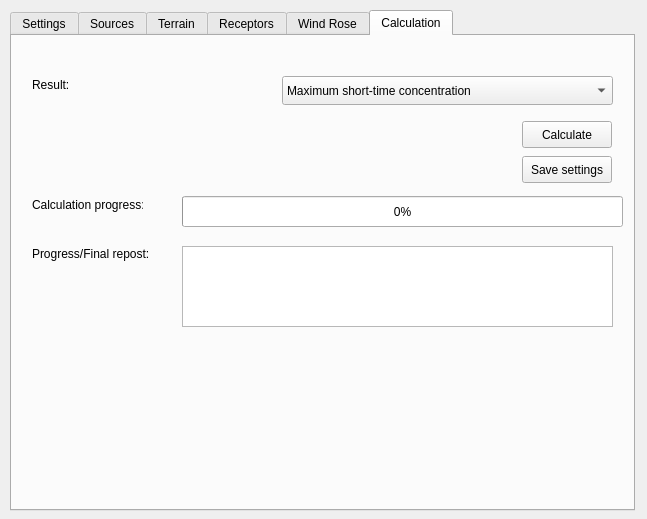
<?xml version="1.0" encoding="UTF-8"?>
<ui version="4.0">
 <class>MainDialogBase</class>
 <widget class="QDialog" name="MainDialogBase">
  <property name="geometry">
   <rect>
    <x>0</x>
    <y>0</y>
    <width>647</width>
    <height>519</height>
   </rect>
  </property>
  <property name="windowTitle">
   <string>Open Symos</string>
  </property>
  <widget class="QTabWidget" name="tabSYMOS">
   <property name="geometry">
    <rect>
     <x>10</x>
     <y>10</y>
     <width>625</width>
     <height>501</height>
    </rect>
   </property>
   <property name="currentIndex">
    <number>5</number>
   </property>
   <widget class="QWidget" name="tabSettings">
    <attribute name="title">
     <string>Settings</string>
    </attribute>
    <widget class="QComboBox" name="cmbPollution">
     <property name="geometry">
      <rect>
       <x>430</x>
       <y>20</y>
       <width>160</width>
       <height>21</height>
      </rect>
     </property>
     <item>
      <property name="text">
       <string>Hydrogen sulfide (H2S)</string>
      </property>
     </item>
     <item>
      <property name="text">
       <string>Hydrogen chloride (HCl)</string>
      </property>
     </item>
     <item>
      <property name="text">
       <string>Hydrogen peroxide (H2O2)</string>
      </property>
     </item>
     <item>
      <property name="text">
       <string>Dimethyl sulfide (C2H6S)</string>
      </property>
     </item>
     <item>
      <property name="text">
       <string>Sulfur dioxide (SO2)</string>
      </property>
     </item>
     <item>
      <property name="text">
       <string>Nitric oxide (NO)</string>
      </property>
     </item>
     <item>
      <property name="text">
       <string>Nitrogen dioxide (NO2)</string>
      </property>
     </item>
     <item>
      <property name="text">
       <string>Amonia (NH3)</string>
      </property>
     </item>
     <item>
      <property name="text">
       <string>Carbon disulfide (CS2)</string>
      </property>
     </item>
     <item>
      <property name="text">
       <string>Formaldehyde (CH2O)</string>
      </property>
     </item>
     <item>
      <property name="text">
       <string>Nitrous oxide (N2O)</string>
      </property>
     </item>
     <item>
      <property name="text">
       <string>Carbon monoxide (CO)</string>
      </property>
     </item>
     <item>
      <property name="text">
       <string>Carbon dioxide (CO2)</string>
      </property>
     </item>
     <item>
      <property name="text">
       <string>Metane (CH4)</string>
      </property>
     </item>
     <item>
      <property name="text">
       <string>Higher hydrocarbons</string>
      </property>
     </item>
     <item>
      <property name="text">
       <string>Methyl chloride (CH3Cl)</string>
      </property>
     </item>
     <item>
      <property name="text">
       <string>Carbonyl sulphide (COS)</string>
      </property>
     </item>
     <item>
      <property name="text">
       <string>Dust (PM10????)</string>
      </property>
     </item>
    </widget>
    <widget class="QLabel" name="lblPollution">
     <property name="geometry">
      <rect>
       <x>30</x>
       <y>20</y>
       <width>65</width>
       <height>17</height>
      </rect>
     </property>
     <property name="text">
      <string>Pollution:</string>
     </property>
    </widget>
    <widget class="QLineEdit" name="txtLimit">
     <property name="geometry">
      <rect>
       <x>490</x>
       <y>50</y>
       <width>101</width>
       <height>21</height>
      </rect>
     </property>
     <property name="text">
      <string>0</string>
     </property>
    </widget>
    <widget class="QLabel" name="lblLimit">
     <property name="geometry">
      <rect>
       <x>30</x>
       <y>50</y>
       <width>81</width>
       <height>17</height>
      </rect>
     </property>
     <property name="text">
      <string>Limit (ug/m3):</string>
     </property>
    </widget>
    <widget class="QLabel" name="lblAlertCRC">
     <property name="geometry">
      <rect>
       <x>30</x>
       <y>180</y>
       <width>431</width>
       <height>61</height>
      </rect>
     </property>
     <property name="text">
      <string>All source data must use the same coordinate system!</string>
     </property>
    </widget>
    <widget class="QLabel" name="lblDescription">
     <property name="geometry">
      <rect>
       <x>30</x>
       <y>110</y>
       <width>71</width>
       <height>21</height>
      </rect>
     </property>
     <property name="text">
      <string>Descritoin:</string>
     </property>
    </widget>
    <widget class="QTextEdit" name="txtDescription">
     <property name="geometry">
      <rect>
       <x>290</x>
       <y>110</y>
       <width>301</width>
       <height>61</height>
      </rect>
     </property>
    </widget>
    <widget class="QLabel" name="lblWorkspace">
     <property name="geometry">
      <rect>
       <x>30</x>
       <y>80</y>
       <width>231</width>
       <height>16</height>
      </rect>
     </property>
     <property name="text">
      <string>Working directory (for immediate results):</string>
     </property>
    </widget>
    <widget class="QPushButton" name="btnWorkSpace">
     <property name="geometry">
      <rect>
       <x>570</x>
       <y>80</y>
       <width>21</width>
       <height>21</height>
      </rect>
     </property>
     <property name="text">
      <string>...</string>
     </property>
    </widget>
    <widget class="QPushButton" name="btnReadSettings">
     <property name="geometry">
      <rect>
       <x>500</x>
       <y>200</y>
       <width>95</width>
       <height>27</height>
      </rect>
     </property>
     <property name="text">
      <string>Read settings</string>
     </property>
    </widget>
   </widget>
   <widget class="QWidget" name="tabSources">
    <attribute name="title">
     <string>Sources</string>
    </attribute>
    <widget class="QTabWidget" name="tabPointSource">
     <property name="enabled">
      <bool>true</bool>
     </property>
     <property name="geometry">
      <rect>
       <x>0</x>
       <y>0</y>
       <width>621</width>
       <height>461</height>
      </rect>
     </property>
     <property name="currentIndex">
      <number>0</number>
     </property>
     <widget class="QWidget" name="tabpointSource">
      <attribute name="title">
       <string>Point source</string>
      </attribute>
      <widget class="QGroupBox" name="gboxImportPointSource">
       <property name="geometry">
        <rect>
         <x>30</x>
         <y>10</y>
         <width>561</width>
         <height>321</height>
        </rect>
       </property>
       <property name="title">
        <string>Import from layer</string>
       </property>
       <widget class="QgsFieldComboBox" name="mFieldComboBoxIdPointSource">
        <property name="enabled">
         <bool>false</bool>
        </property>
        <property name="geometry">
         <rect>
          <x>370</x>
          <y>60</y>
          <width>160</width>
          <height>21</height>
         </rect>
        </property>
       </widget>
       <widget class="QgsFieldComboBox" name="mFieldComboBoxUsingPerYear">
        <property name="enabled">
         <bool>false</bool>
        </property>
        <property name="geometry">
         <rect>
          <x>370</x>
          <y>250</y>
          <width>160</width>
          <height>21</height>
         </rect>
        </property>
       </widget>
       <widget class="QgsFieldComboBox" name="mFieldComboBoxUsingPerDay">
        <property name="enabled">
         <bool>false</bool>
        </property>
        <property name="geometry">
         <rect>
          <x>370</x>
          <y>280</y>
          <width>160</width>
          <height>21</height>
         </rect>
        </property>
       </widget>
       <widget class="QgsFieldComboBox" name="mFieldComboBoxChimneyHeight">
        <property name="enabled">
         <bool>false</bool>
        </property>
        <property name="geometry">
         <rect>
          <x>370</x>
          <y>115</y>
          <width>160</width>
          <height>20</height>
         </rect>
        </property>
       </widget>
       <widget class="QgsFieldComboBox" name="mFieldComboBoxGasVolume">
        <property name="enabled">
         <bool>false</bool>
        </property>
        <property name="geometry">
         <rect>
          <x>370</x>
          <y>141</y>
          <width>160</width>
          <height>20</height>
         </rect>
        </property>
       </widget>
       <widget class="QgsFieldComboBox" name="mFieldComboBoxGasTemperature">
        <property name="enabled">
         <bool>false</bool>
        </property>
        <property name="geometry">
         <rect>
          <x>370</x>
          <y>167</y>
          <width>160</width>
          <height>20</height>
         </rect>
        </property>
       </widget>
       <widget class="QgsFieldComboBox" name="mFieldComboBoxChimneyDiameter">
        <property name="enabled">
         <bool>false</bool>
        </property>
        <property name="geometry">
         <rect>
          <x>370</x>
          <y>193</y>
          <width>160</width>
          <height>20</height>
         </rect>
        </property>
       </widget>
       <widget class="QgsFieldComboBox" name="mFieldComboBoxGasVelocity">
        <property name="enabled">
         <bool>false</bool>
        </property>
        <property name="geometry">
         <rect>
          <x>370</x>
          <y>220</y>
          <width>160</width>
          <height>20</height>
         </rect>
        </property>
       </widget>
       <widget class="QgsFieldComboBox" name="mFieldComboBoxPointSourceEmission">
        <property name="enabled">
         <bool>false</bool>
        </property>
        <property name="geometry">
         <rect>
          <x>370</x>
          <y>88</y>
          <width>160</width>
          <height>20</height>
         </rect>
        </property>
       </widget>
       <widget class="QgsMapLayerComboBox" name="mMapLayerComboBoxPointSource">
        <property name="geometry">
         <rect>
          <x>350</x>
          <y>30</y>
          <width>180</width>
          <height>22</height>
         </rect>
        </property>
       </widget>
       <widget class="QSplitter" name="splitter">
        <property name="geometry">
         <rect>
          <x>30</x>
          <y>30</y>
          <width>207</width>
          <height>271</height>
         </rect>
        </property>
        <property name="orientation">
         <enum>Qt::Vertical</enum>
        </property>
        <widget class="QLabel" name="lblPointSourceLayer">
         <property name="text">
          <string>Source (points) layer: </string>
         </property>
        </widget>
        <widget class="QLabel" name="lblIdPointSource">
         <property name="text">
          <string>Source ID:</string>
         </property>
        </widget>
        <widget class="QLabel" name="lblPointSourceEmission">
         <property name="text">
          <string>Emission amout (g/s) field:</string>
         </property>
        </widget>
        <widget class="QLabel" name="lblChimneyHeight">
         <property name="text">
          <string>Chimney height above terrain (m) field:</string>
         </property>
        </widget>
        <widget class="QLabel" name="lblGasVolume">
         <property name="text">
          <string>Flue gas volume (m3/s) field:</string>
         </property>
        </widget>
        <widget class="QLabel" name="lblGasTemperature">
         <property name="text">
          <string>Temperature of flue gas (°C) field:</string>
         </property>
        </widget>
        <widget class="QLabel" name="lblChimneyDiameter">
         <property name="text">
          <string>Internal diameter of the chymney (m) field:</string>
         </property>
        </widget>
        <widget class="QLabel" name="lblGasVelocity">
         <property name="text">
          <string>Flue gas (exit) velocity (m/s) field:</string>
         </property>
        </widget>
        <widget class="QLabel" name="label">
         <property name="text">
          <string>Percentage of using durig year (0-100%):</string>
         </property>
        </widget>
        <widget class="QLabel" name="lblUsingDay">
         <property name="text">
          <string>Range of using during day (0-24hours):</string>
         </property>
        </widget>
       </widget>
      </widget>
      <widget class="QGroupBox" name="gboxImportPointSourceXML">
       <property name="enabled">
        <bool>false</bool>
       </property>
       <property name="geometry">
        <rect>
         <x>30</x>
         <y>340</y>
         <width>561</width>
         <height>71</height>
        </rect>
       </property>
       <property name="title">
        <string>Import from XML file</string>
       </property>
       <widget class="QLabel" name="lblSelectXMLPointSource">
        <property name="geometry">
         <rect>
          <x>20</x>
          <y>30</y>
          <width>101</width>
          <height>17</height>
         </rect>
        </property>
        <property name="text">
         <string>Select file:</string>
        </property>
       </widget>
       <widget class="QLineEdit" name="txtXMLPointSource">
        <property name="geometry">
         <rect>
          <x>320</x>
          <y>30</y>
          <width>171</width>
          <height>21</height>
         </rect>
        </property>
       </widget>
       <widget class="QPushButton" name="btnSelectXMLPointSource">
        <property name="geometry">
         <rect>
          <x>500</x>
          <y>30</y>
          <width>31</width>
          <height>21</height>
         </rect>
        </property>
        <property name="text">
         <string>...</string>
        </property>
       </widget>
      </widget>
      <widget class="QRadioButton" name="rbtnImportPointSource">
       <property name="geometry">
        <rect>
         <x>10</x>
         <y>10</y>
         <width>16</width>
         <height>17</height>
        </rect>
       </property>
       <property name="text">
        <string>RadioButton</string>
       </property>
       <property name="checked">
        <bool>true</bool>
       </property>
      </widget>
      <widget class="QRadioButton" name="rbtnImportPointSourceXML">
       <property name="geometry">
        <rect>
         <x>10</x>
         <y>340</y>
         <width>16</width>
         <height>16</height>
        </rect>
       </property>
       <property name="text">
        <string>RadioButton</string>
       </property>
      </widget>
      <zorder>gboxImportPointSourceXML</zorder>
      <zorder>gboxImportPointSource</zorder>
      <zorder>rbtnImportPointSource</zorder>
      <zorder>rbtnImportPointSourceXML</zorder>
     </widget>
     <widget class="QWidget" name="tabLineSource">
      <attribute name="title">
       <string>Line source</string>
      </attribute>
     </widget>
     <widget class="QWidget" name="tabPolygonSource">
      <attribute name="title">
       <string>Polygon source</string>
      </attribute>
     </widget>
    </widget>
   </widget>
   <widget class="QWidget" name="tabTerrain">
    <attribute name="title">
     <string>Terrain</string>
    </attribute>
    <widget class="QRadioButton" name="rbtnImportTerrain">
     <property name="geometry">
      <rect>
       <x>10</x>
       <y>10</y>
       <width>16</width>
       <height>17</height>
      </rect>
     </property>
     <property name="text">
      <string>RadioButton</string>
     </property>
     <property name="checked">
      <bool>true</bool>
     </property>
    </widget>
    <widget class="QGroupBox" name="gboxImportTerrain">
     <property name="geometry">
      <rect>
       <x>30</x>
       <y>10</y>
       <width>561</width>
       <height>61</height>
      </rect>
     </property>
     <property name="title">
      <string>Import from raster file</string>
     </property>
     <widget class="QLabel" name="lblImportTerrain">
      <property name="geometry">
       <rect>
        <x>20</x>
        <y>30</y>
        <width>161</width>
        <height>17</height>
       </rect>
      </property>
      <property name="text">
       <string>Select file:</string>
      </property>
     </widget>
     <widget class="QgsMapLayerComboBox" name="mMapLayerComboBoxTerrain">
      <property name="geometry">
       <rect>
        <x>370</x>
        <y>30</y>
        <width>160</width>
        <height>21</height>
       </rect>
      </property>
     </widget>
    </widget>
    <widget class="QRadioButton" name="rbtnGenerateFlatTerrain">
     <property name="geometry">
      <rect>
       <x>10</x>
       <y>80</y>
       <width>16</width>
       <height>17</height>
      </rect>
     </property>
     <property name="text">
      <string>RadioButton</string>
     </property>
    </widget>
    <widget class="QGroupBox" name="gboxGenerateFlatTerrain">
     <property name="enabled">
      <bool>false</bool>
     </property>
     <property name="geometry">
      <rect>
       <x>30</x>
       <y>80</y>
       <width>561</width>
       <height>101</height>
      </rect>
     </property>
     <property name="title">
      <string>Generate flat terrain with fixed elevation</string>
     </property>
     <widget class="QLineEdit" name="txtTerrainFixedElevation">
      <property name="geometry">
       <rect>
        <x>370</x>
        <y>30</y>
        <width>160</width>
        <height>21</height>
       </rect>
      </property>
      <property name="text">
       <string>250</string>
      </property>
     </widget>
     <widget class="QLabel" name="lblTerrainFixElevation">
      <property name="geometry">
       <rect>
        <x>20</x>
        <y>30</y>
        <width>91</width>
        <height>17</height>
       </rect>
      </property>
      <property name="text">
       <string>Elevation (m):</string>
      </property>
     </widget>
     <widget class="QLabel" name="lblExtendForFlatTerrain">
      <property name="geometry">
       <rect>
        <x>20</x>
        <y>60</y>
        <width>151</width>
        <height>16</height>
       </rect>
      </property>
      <property name="text">
       <string>Extend according the layer:</string>
      </property>
     </widget>
     <widget class="QgsMapLayerComboBox" name="mMapLayerComboBoxExtendForFlatTerrain">
      <property name="geometry">
       <rect>
        <x>370</x>
        <y>60</y>
        <width>160</width>
        <height>21</height>
       </rect>
      </property>
     </widget>
    </widget>
    <zorder>gboxImportTerrain</zorder>
    <zorder>rbtnImportTerrain</zorder>
    <zorder>rbtnGenerateFlatTerrain</zorder>
    <zorder>gboxGenerateFlatTerrain</zorder>
   </widget>
   <widget class="QWidget" name="tabReceptors">
    <attribute name="title">
     <string>Receptors</string>
    </attribute>
    <widget class="QCheckBox" name="chckGenerateReggularReceptorNet">
     <property name="geometry">
      <rect>
       <x>10</x>
       <y>10</y>
       <width>16</width>
       <height>17</height>
      </rect>
     </property>
     <property name="text">
      <string>CheckBox</string>
     </property>
     <property name="checked">
      <bool>true</bool>
     </property>
    </widget>
    <widget class="QGroupBox" name="groupBox">
     <property name="geometry">
      <rect>
       <x>30</x>
       <y>10</y>
       <width>571</width>
       <height>121</height>
      </rect>
     </property>
     <property name="title">
      <string>Genetrate reggular receptors</string>
     </property>
     <widget class="QLabel" name="lblReceptorsExtent">
      <property name="geometry">
       <rect>
        <x>20</x>
        <y>30</y>
        <width>161</width>
        <height>17</height>
       </rect>
      </property>
      <property name="text">
       <string>Extent according to  layer:</string>
      </property>
     </widget>
     <widget class="QgsMapLayerComboBox" name="mMapLayerComboBoxReceptorsExtentLayer">
      <property name="geometry">
       <rect>
        <x>300</x>
        <y>30</y>
        <width>160</width>
        <height>21</height>
       </rect>
      </property>
     </widget>
     <widget class="QLineEdit" name="txtReceptorHeigth">
      <property name="geometry">
       <rect>
        <x>300</x>
        <y>90</y>
        <width>160</width>
        <height>21</height>
       </rect>
      </property>
      <property name="text">
       <string>0</string>
      </property>
     </widget>
     <widget class="QLabel" name="lblReceptorHeight">
      <property name="geometry">
       <rect>
        <x>20</x>
        <y>90</y>
        <width>191</width>
        <height>17</height>
       </rect>
      </property>
      <property name="text">
       <string>Height above terrain (m):</string>
      </property>
     </widget>
     <widget class="QLineEdit" name="txtReceptorsSpacing">
      <property name="geometry">
       <rect>
        <x>300</x>
        <y>60</y>
        <width>160</width>
        <height>21</height>
       </rect>
      </property>
     </widget>
     <widget class="QLabel" name="lblReceptorSpacing">
      <property name="geometry">
       <rect>
        <x>20</x>
        <y>60</y>
        <width>121</width>
        <height>16</height>
       </rect>
      </property>
      <property name="text">
       <string>Point spacing (m):</string>
      </property>
     </widget>
     <widget class="QPushButton" name="btnReceptorGenerateRegullar">
      <property name="geometry">
       <rect>
        <x>480</x>
        <y>30</y>
        <width>75</width>
        <height>23</height>
       </rect>
      </property>
      <property name="text">
       <string>Generate</string>
      </property>
     </widget>
    </widget>
    <widget class="QCheckBox" name="chckGenerateReceptorsAround">
     <property name="geometry">
      <rect>
       <x>10</x>
       <y>260</y>
       <width>16</width>
       <height>17</height>
      </rect>
     </property>
     <property name="text">
      <string>CheckBox</string>
     </property>
    </widget>
    <widget class="QGroupBox" name="groupBox_2">
     <property name="geometry">
      <rect>
       <x>30</x>
       <y>260</y>
       <width>571</width>
       <height>151</height>
      </rect>
     </property>
     <property name="title">
      <string>Generate receptors aroud features</string>
     </property>
     <widget class="QLabel" name="lblLayerForReceptorsAround">
      <property name="geometry">
       <rect>
        <x>30</x>
        <y>30</y>
        <width>141</width>
        <height>16</height>
       </rect>
      </property>
      <property name="text">
       <string>Select layer with features:</string>
      </property>
     </widget>
     <widget class="QgsMapLayerComboBox" name="mMapLayerComboBoxLayerForReceptorsAround">
      <property name="geometry">
       <rect>
        <x>300</x>
        <y>30</y>
        <width>160</width>
        <height>21</height>
       </rect>
      </property>
     </widget>
     <widget class="QLabel" name="lblDistanceReceptorsFromFeatures">
      <property name="geometry">
       <rect>
        <x>30</x>
        <y>60</y>
        <width>141</width>
        <height>16</height>
       </rect>
      </property>
      <property name="text">
       <string>Distance from Features (m):</string>
      </property>
     </widget>
     <widget class="QLineEdit" name="txtDistanceReceptorsFromFeatures">
      <property name="geometry">
       <rect>
        <x>300</x>
        <y>60</y>
        <width>160</width>
        <height>21</height>
       </rect>
      </property>
     </widget>
     <widget class="QLabel" name="lblReceptorsSpacingAround">
      <property name="geometry">
       <rect>
        <x>30</x>
        <y>90</y>
        <width>151</width>
        <height>16</height>
       </rect>
      </property>
      <property name="text">
       <string>Point spacing (m):</string>
      </property>
     </widget>
     <widget class="QLineEdit" name="txtReceptorsSpacingAround">
      <property name="geometry">
       <rect>
        <x>300</x>
        <y>90</y>
        <width>160</width>
        <height>21</height>
       </rect>
      </property>
     </widget>
     <widget class="QPushButton" name="btnReceptorsAroundGenerate">
      <property name="geometry">
       <rect>
        <x>480</x>
        <y>30</y>
        <width>75</width>
        <height>23</height>
       </rect>
      </property>
      <property name="text">
       <string>Generate</string>
      </property>
     </widget>
    </widget>
    <widget class="QCheckBox" name="chckImportReceptors">
     <property name="geometry">
      <rect>
       <x>10</x>
       <y>150</y>
       <width>16</width>
       <height>17</height>
      </rect>
     </property>
     <property name="text">
      <string>CheckBox</string>
     </property>
    </widget>
    <widget class="QGroupBox" name="gboxImportReceptors">
     <property name="geometry">
      <rect>
       <x>30</x>
       <y>150</y>
       <width>571</width>
       <height>91</height>
      </rect>
     </property>
     <property name="title">
      <string>Import receptors from layer</string>
     </property>
     <widget class="QgsMapLayerComboBox" name="mMapLayerComboBoxReceptor">
      <property name="geometry">
       <rect>
        <x>300</x>
        <y>30</y>
        <width>160</width>
        <height>21</height>
       </rect>
      </property>
     </widget>
     <widget class="QLabel" name="lblSelectReceptorsLayer">
      <property name="geometry">
       <rect>
        <x>30</x>
        <y>30</y>
        <width>101</width>
        <height>16</height>
       </rect>
      </property>
      <property name="text">
       <string>Select layer:</string>
      </property>
     </widget>
     <widget class="QLabel" name="lblReceptorHeight_2">
      <property name="geometry">
       <rect>
        <x>30</x>
        <y>60</y>
        <width>191</width>
        <height>17</height>
       </rect>
      </property>
      <property name="text">
       <string>Receptor height above terrain (m):</string>
      </property>
     </widget>
     <widget class="QLineEdit" name="txtReceptorHeigth_2">
      <property name="geometry">
       <rect>
        <x>300</x>
        <y>60</y>
        <width>160</width>
        <height>21</height>
       </rect>
      </property>
      <property name="text">
       <string>0</string>
      </property>
     </widget>
     <widget class="QPushButton" name="btnImportReceptors">
      <property name="geometry">
       <rect>
        <x>480</x>
        <y>30</y>
        <width>75</width>
        <height>23</height>
       </rect>
      </property>
      <property name="text">
       <string>Import</string>
      </property>
     </widget>
    </widget>
    <zorder>groupBox</zorder>
    <zorder>chckGenerateReggularReceptorNet</zorder>
    <zorder>chckGenerateReceptorsAround</zorder>
    <zorder>groupBox_2</zorder>
    <zorder>chckImportReceptors</zorder>
    <zorder>gboxImportReceptors</zorder>
   </widget>
   <widget class="QWidget" name="tabWindRose">
    <attribute name="title">
     <string>Wind Rose</string>
    </attribute>
    <widget class="QGroupBox" name="gboxWindRose">
     <property name="geometry">
      <rect>
       <x>10</x>
       <y>10</y>
       <width>591</width>
       <height>101</height>
      </rect>
     </property>
     <property name="title">
      <string>Import </string>
     </property>
     <widget class="QLabel" name="lblWindRose">
      <property name="geometry">
       <rect>
        <x>20</x>
        <y>30</y>
        <width>81</width>
        <height>17</height>
       </rect>
      </property>
      <property name="text">
       <string>Selelct file:</string>
      </property>
     </widget>
     <widget class="QLineEdit" name="txtWindRose">
      <property name="geometry">
       <rect>
        <x>370</x>
        <y>30</y>
        <width>160</width>
        <height>21</height>
       </rect>
      </property>
     </widget>
     <widget class="QPushButton" name="btnWindRose">
      <property name="geometry">
       <rect>
        <x>540</x>
        <y>30</y>
        <width>21</width>
        <height>21</height>
       </rect>
      </property>
      <property name="text">
       <string>...</string>
      </property>
     </widget>
    </widget>
   </widget>
   <widget class="QWidget" name="tab_3">
    <attribute name="title">
     <string>Calculation</string>
    </attribute>
    <widget class="QComboBox" name="cmbCalculationType">
     <property name="geometry">
      <rect>
       <x>270</x>
       <y>40</y>
       <width>331</width>
       <height>29</height>
      </rect>
     </property>
     <item>
      <property name="text">
       <string>Maximum short-time concentration</string>
      </property>
     </item>
     <item>
      <property name="text">
       <string>Maen (year) concentration</string>
      </property>
     </item>
     <item>
      <property name="text">
       <string>Time of limit exceeding</string>
      </property>
     </item>
    </widget>
    <widget class="QLabel" name="lblCalculationType">
     <property name="geometry">
      <rect>
       <x>20</x>
       <y>40</y>
       <width>81</width>
       <height>17</height>
      </rect>
     </property>
     <property name="text">
      <string>Result:</string>
     </property>
    </widget>
    <widget class="QProgressBar" name="progressBar">
     <property name="geometry">
      <rect>
       <x>170</x>
       <y>160</y>
       <width>441</width>
       <height>31</height>
      </rect>
     </property>
     <property name="value">
      <number>0</number>
     </property>
    </widget>
    <widget class="QPushButton" name="btnCalculate">
     <property name="geometry">
      <rect>
       <x>510</x>
       <y>85</y>
       <width>90</width>
       <height>27</height>
      </rect>
     </property>
     <property name="text">
      <string>Calculate</string>
     </property>
    </widget>
    <widget class="QTextEdit" name="txtStatus">
     <property name="geometry">
      <rect>
       <x>170</x>
       <y>210</y>
       <width>431</width>
       <height>81</height>
      </rect>
     </property>
     <property name="autoFillBackground">
      <bool>false</bool>
     </property>
    </widget>
    <widget class="QLabel" name="lblStatus">
     <property name="geometry">
      <rect>
       <x>20</x>
       <y>160</y>
       <width>111</width>
       <height>17</height>
      </rect>
     </property>
     <property name="text">
      <string>Calculation progress:</string>
     </property>
    </widget>
    <widget class="QPushButton" name="btnSaveSettings">
     <property name="geometry">
      <rect>
       <x>510</x>
       <y>120</y>
       <width>90</width>
       <height>27</height>
      </rect>
     </property>
     <property name="text">
      <string>Save settings</string>
     </property>
    </widget>
    <widget class="QLabel" name="lblFinalReport">
     <property name="geometry">
      <rect>
       <x>20</x>
       <y>210</y>
       <width>121</width>
       <height>16</height>
      </rect>
     </property>
     <property name="text">
      <string>Progress/Final repost:</string>
     </property>
    </widget>
   </widget>
  </widget>
  <widget class="QPushButton" name="btnImportPointSourceFromLayer">
   <property name="geometry">
    <rect>
     <x>660</x>
     <y>100</y>
     <width>75</width>
     <height>23</height>
    </rect>
   </property>
   <property name="text">
    <string>Import</string>
   </property>
  </widget>
 </widget>
 <customwidgets>
  <customwidget>
   <class>QgsFieldComboBox</class>
   <extends>QComboBox</extends>
   <header>qgsfieldcombobox.h</header>
  </customwidget>
  <customwidget>
   <class>QgsMapLayerComboBox</class>
   <extends>QComboBox</extends>
   <header>qgsmaplayercombobox.h</header>
  </customwidget>
 </customwidgets>
 <resources/>
 <connections/>
</ui>
